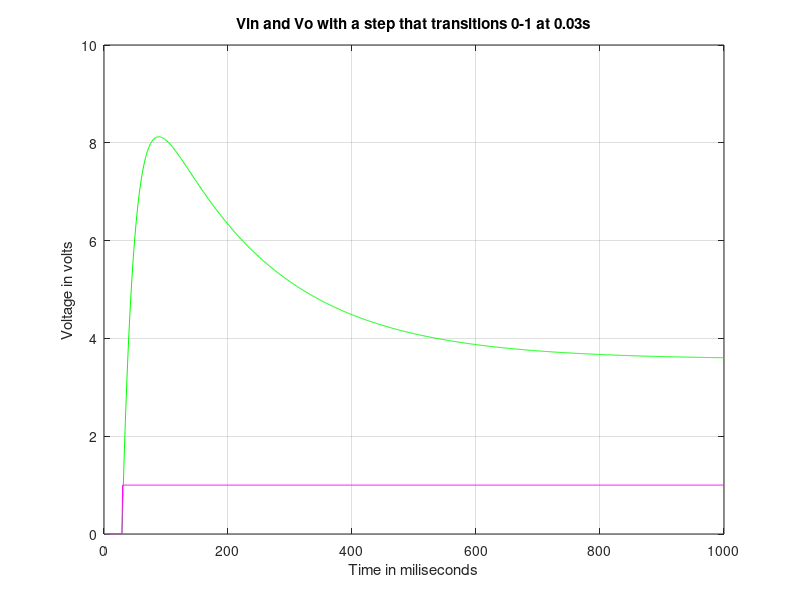
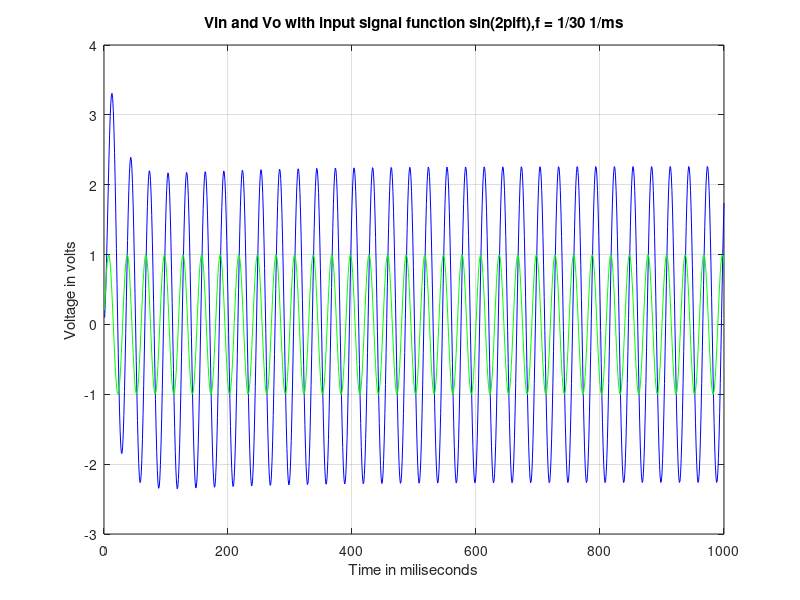
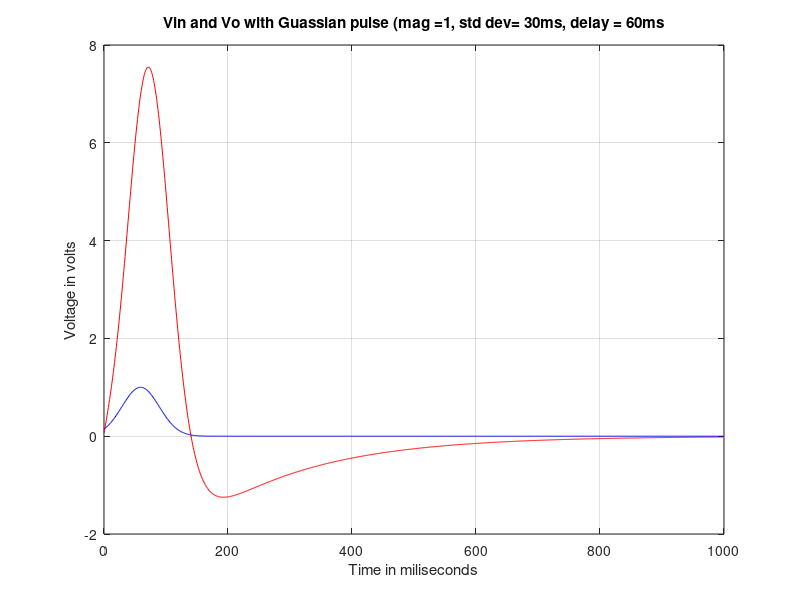
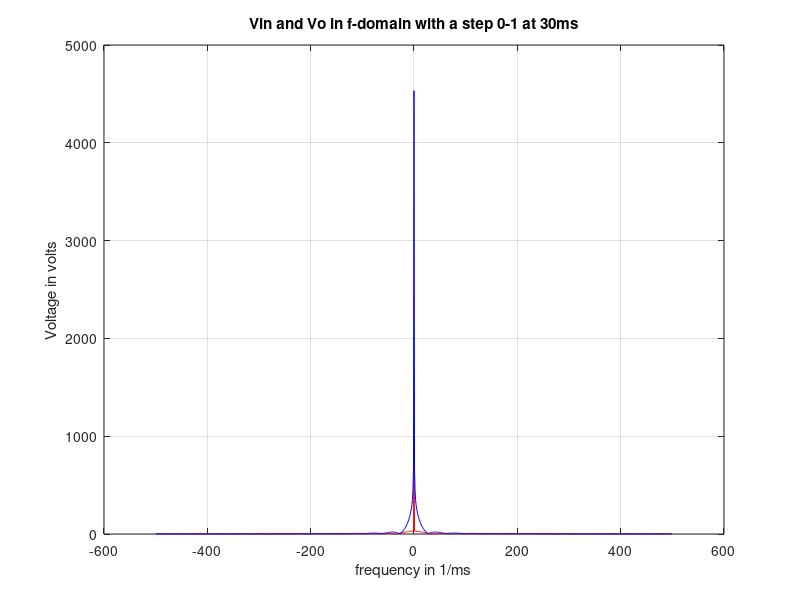

Reproduce these figures in MATLAB, in order.
%% Assignment 4 Part 2

% In this part of the assignment, the transient response of the circuit was
% simulated

% Part a) Upon inspection of the circuit, this is a RLC circuit, due to the
% presence of capacitors, resistors and and inductors. DC transient response
% in RLC circuits can be observed when a sudden voltage or current is
% applied to it, which is what we will be doing in part 2

%Part b) In simple terms, RLC circuits experience "resonance" at a certain
%frequency. This frequency point is where the reactive inductance of the
%inductor equals the value of the capacitance reactance of the capacitor
%(xL = xC). At this frequency the gain of the circuit sharply rises, and is
%low at other frequencies. For this reason, this circuit has a very sharp
%bandpass response, and can be used as a filter or an amplifier functioning
%at a certain frequency.

% Definition of variables based on the components present in the circuit
R1 = 1;
G1 = 1/R1;
C = 0.25;
R2 = 2;
G2 = 1/R2;
L = 0.2;
R3 = 10;
G3 = 1/R3;
alpha = 100;
R4 = 0.1;
G4 = 1/R4;
RO = 1000;
GO = 1/RO;
Vin = 1;

% Define Matrices
C_Matrix = [0 0 0 0 0 0 0;
           -C C 0 0 0 0 0;
            0 0 -L 0 0 0 0;
            0 0 0 0 0 0 0;
            0 0 0 0 0 0 0;
            0 0 0 0 0 0 0;
            0 0 0 0 0 0 0;];

G_Matrix = [1 0 0 0 0 0 0;
           -G2 G1+G2 -1 0 0 0 0;
            0 1 0 -1 0 0 0;
            0 0 -1 G3 0 0 0;
            0 0 0 0 -alpha 1 0;
            0 0 0 G3 -1 0 0;
            0 0 0 0 0 -G4 G4+GO];

F_Matrix = [Vin;
             0;
             0;
             0;
             0;
             0;
             0;];

F0_Matrix = [Vin-Vin;       
                0;
                0;
                0;
                0;
                0;
                0;];

%d) we will be simulating the circuit for 1 second using 1000 steps
step = 1000;              


vol_1 = zeros(7, step);
vol_start = zeros(7, 1);
dt = 10^-3;
 %setting up the plot for the first input signal, a step that transitions
 %from 0 to 1 at 30 miliseconds
for i = 1:step

    if i < 30
        vol_1(:,i) = (C_Matrix./dt+G_Matrix)\(F0_Matrix+C_Matrix*vol_start/dt);
        
    elseif i == 30
        vol_1(:,i) = (C_Matrix./dt+G_Matrix)\(F_Matrix+C_Matrix*vol_start/dt);
        
    else
        vol_1(:,i) = (C_Matrix./dt+G_Matrix)\(F_Matrix+C_Matrix*vol_old/dt);
        
    end
    
    vol_old = vol_1(:, i);
    
end

figure(1)
plot(1:step, vol_1(7,:), 'g')
hold on
plot(1:step, vol_1(1,:), 'm')
title('Vin and Vo with a step that transitions 0-1 at 0.03s')
xlabel('Time in miliseconds')
ylabel('Voltage in volts')
grid on


vol_2 = zeros(7, step);
function_F = zeros(7,1);

%setting up the plot for the second input signal, a sin(2*pi*f*t) signal,
%at a frequency of 1/(30) 1/ms.

for i_2 = 1:step

    function_vol = sin(2*pi*(1/0.03)*i_2/step);
    function_F(1,1) = function_vol;
    if i_2 == 1
        vol_2(:,i_2) = (C_Matrix./dt+G_Matrix)\(function_F+C_Matrix*vol_start/dt);
    else
        vol_2(:,i_2) = (C_Matrix./dt+G_Matrix)\(function_F+C_Matrix*vol_old/dt);
    end
    vol_old = vol_2(:, i_2);
        
end

figure(2)
plot(1:step, vol_2(7,:), 'b')
hold on
plot(1:step, vol_2(1,:), 'g')
title('Vin and Vo with input signal function sin(2pift),f = 1/30 1/ms')
xlabel('Time in miliseconds')
ylabel('Voltage in volts')
grid on


%setting up the plot using a guassian pulse with mag=1, std dev = 30ms and
%delay of 60 ms

vol_3 = zeros(7, step);
Gaussian_F = zeros(7,1);

for i_3 = 1:step

    Guassian_vol = exp(-1/2*((i_3/step-0.06)/(0.03))^2);
    Gaussian_F(1,1) = Guassian_vol;
    
    if i_3 == 1
        vol_3(:,i_3) = (C_Matrix./dt+G_Matrix)\(Gaussian_F+C_Matrix*vol_start/dt);
        
    else
        vol_3(:,i_3) = (C_Matrix./dt+G_Matrix)\(Gaussian_F+C_Matrix*vol_old/dt);
        
    end
    
    vol_old = vol_3(:, i_3);
        
end

figure(3)
plot(0:step-1, vol_3(7,:), 'r')
hold on
plot(0:step-1, vol_3(1,:), 'b')
title('Vin and Vo with Guassian pulse (mag =1, std dev= 30ms, delay = 60ms')
xlabel('Time in miliseconds')
ylabel('Voltage in volts')
grid on

% Part d) iv. Now that the simulation is complete, the frequency content of
% the input and output signals will be plotted using the built-in matlab
% functions fft() and fftshift().

freq = (-step/2:step/2-1);               

%Plot of Vin, Vo with first input signal in f-domain

fft_vol1_in = fft(vol_1(1, :));
fft_vol1_out = fft(vol_1(7, :));
ffts_vol1_in = fftshift(fft_vol1_in);
ffts_vol1_out = fftshift(fft_vol1_out);

figure(4)
plot(freq, abs(ffts_vol1_in), 'r')
hold on
plot(freq, abs(ffts_vol1_out), 'b')
title('Vin and Vo in f-domain with a step 0-1 at 30ms')
xlabel('frequency in 1/ms')
ylabel('Voltage in volts')
grid on

%Plot of Vin, Vo with second input signal in f-domain

fft_vol2 = fft(vol_2.');
ffts_vol2 = fftshift(fft_vol2);

figure(5)
plot(freq, abs(ffts_vol2(:, 1)), 'r')
hold on
plot(freq, abs(ffts_vol2(:, 7)), 'b')
title('Vin and Vout in f-domain with function sin(2pift), f = 1/30ms')
xlabel('frequency in 1/ms')
ylabel('Voltage in v')
grid on

%Plot of Vin, Vo with third input signal in f-domain

fft_vol3 = fft(vol_3.');
ffts_vol3 = fftshift(fft_vol3);


figure(6)
plot(freq, abs(ffts_vol3(:, 1)), 'r')
hold on
plot(freq, abs(ffts_vol3(:, 7)), 'b')
title('Vin and Vout in f-domain with Guassian pulse (mag =1, std dev = 30ms, delay = 60ms')
xlabel('frequency in 1/ms')
ylabel('Voltage in volts')
grid on    

%%%%%%%%end of part 2%%%%%%%%%%%%%%